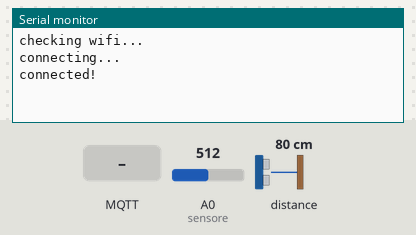
Simulated run of this sketch. Board: Arduino MKR. Parts: the last lines printed to the serial monitor. Inputs (shaded band) come from the test bench; at power-on: A0 (sensore) = 512, distance to the obstacle 80 cm. WiFi joins after 1.5 s; servers stay silent unless stated; no MQTT or app messages arrive unless stated.

Above: at 2.7 s.
2.8 s: MQTT message "/hello" arrives on the first subscribed topic
At 3.4 s:
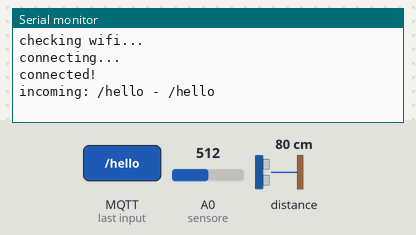
5.8 s: MQTT message "open" arrives on the first subscribed topic
At 6.8 s:
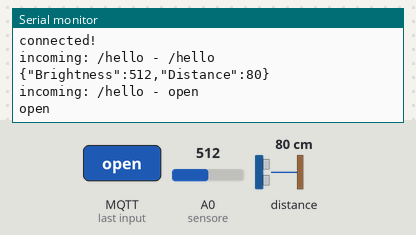
7.3 s: MQTT message "closed" arrives on the first subscribed topic
At 8.0 s:
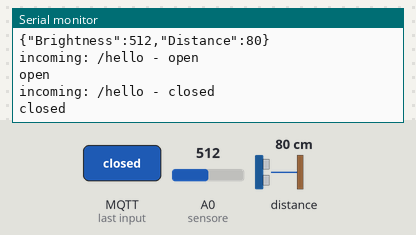
8.8 s: MQTT message "1" arrives on the first subscribed topic
At 9.8 s:
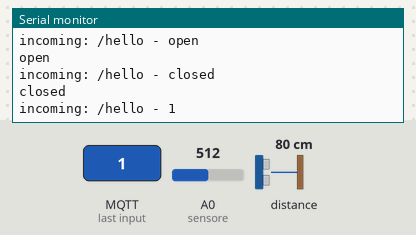
10.3 s: MQTT message "on" arrives on the first subscribed topic
At 11.4 s:
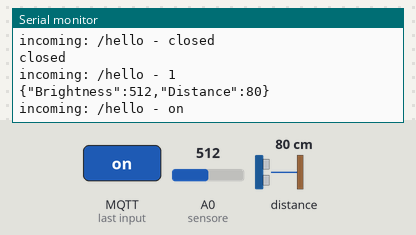
11.8 s: MQTT message "off" arrives on the first subscribed topic
At 12.5 s:
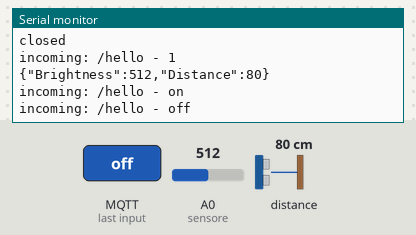

Measured:
- after the input at 2.8 s, the serial monitor: prints a new line at once (image 1)
- after the input at 5.8 s, the serial monitor: prints a new line at once (image 2)
- after the input at 7.3 s, the serial monitor: prints a new line at once (image 3)
- after the input at 8.8 s, the serial monitor: prints a new line at once (image 4)
- after the input at 10.3 s, the serial monitor: prints a new line at once (image 5)
- after the input at 11.8 s, the serial monitor: prints a new line at once (image 6)

The sketch:

19_3-sensors-Json-over-MQTT.ino
```cpp
// This codes assumes you have:
// - Light sensor on A0
// - Grove Ultrasonic Ranger on D0
// - DHT11 on D2
//
//
//
// REQUIRES the following Arduino libraries:
// - DHT Sensor Library: https://github.com/adafruit/DHT-sensor-library
// - Adafruit Unified Sensor Lib: https://github.com/adafruit/Adafruit_Sensor
// - Grove Ultrasonic Ranger Library: https://github.com/Seeed-Studio/Seeed_Arduino_UltrasonicRanger
//
#define BROKER_IP    "broker.hivemq.com"
#define DEV_NAME     "mqttdevice"
#define MQTT_USER    "mqtt_user"
#define MQTT_PW      "mqtt_password"

#include "arduino_secrets.h"


const char ssid[] = SECRET_SSID;
const char pass[] = SECRET_PASS;

#include <MQTT.h>
#ifdef ARDUINO_SAMD_MKRWIFI1010
#include <WiFiNINA.h>
#elif ARDUINO_SAMD_MKR1000
#include <WiFi101.h>
#elif ESP8266
#include <ESP8266WiFi.h>
#else
#error unknown board
#endif
WiFiClient net;
MQTTClient client;
unsigned long lastMillis = 0;


#include <Arduino_JSON.h>


#include "Ultrasonic.h"


int val;
const int sensore = A0;
Ultrasonic ultrasonic(0);


void connect() {
  Serial.print("checking wifi...");
  while (WiFi.status() != WL_CONNECTED) {
    Serial.print(".");
    delay(1000);
  }
  Serial.print("\nconnecting...");
  while (!client.connect(DEV_NAME, MQTT_USER, MQTT_PW)) {
    Serial.print(".");
    delay(1000);
  }
  Serial.println("\nconnected!");
  client.subscribe("/hello"); //SUBSCRIBE TO TOPIC /hello
}
void messageReceived(String &topic, String &payload) {
  Serial.println("incoming: " + topic + " - " + payload);
  if (topic == "/hello") {
    if (payload == "open") {
      Serial.println("open");
      digitalWrite(LED_BUILTIN, HIGH);
    } else if (payload == "closed") {
      Serial.println("closed");
      digitalWrite(LED_BUILTIN, LOW);
    }
  }
}


void setup() {
  Serial.begin(9600);

  WiFi.begin(ssid, pass);
  // Note: Local domain names (e.g. "Computer.local" on OSX) are not supported by Arduino.
  // You need to set the IP address directly.
  //
  // MQTT brokers usually use port 8883 for secure connections.
  client.begin(BROKER_IP, 1883, net);
  client.onMessage(messageReceived);
  connect();

}

void loop() {

  client.loop();
  if (!client.connected()) {
    connect();
  }


  // read distance

  long RangeInCentimeters;
  RangeInCentimeters = ultrasonic.MeasureInCentimeters();

  // read light
  int light = analogRead(sensore);

  JSONVar myObject;

  myObject["Brightness"] = light;
  myObject["Distance"] = RangeInCentimeters;

  // JSON.stringify(myVar) can be used to convert the json var to a String
  String jsonString = JSON.stringify(myObject);


  // publish data every 5 seconds


  // publish a message roughly every 5 seconds.
  if (millis() - lastMillis > 5000) {
    lastMillis = millis();
    Serial.println(myObject);

    client.publish("/hello", jsonString); //PUBLISH TO TOPIC /hello MSG world
  }


}
```

arduino_secrets.h
```cpp
#define SECRET_SSID ""
#define SECRET_PASS ""
```
